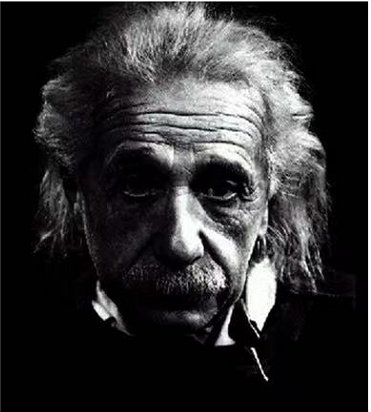
#> input picture test7/img.jpg, 371 x 412 px
$ python process.py
#> lines starting #> are read from the running program, lines starting #| are printed output that depends on the picture
# -*- coding: utf-8 -*-
import cv2
import numpy as np
import matplotlib.pyplot as plt

# 读取原始图像
img = cv2.imread('img.jpg')
#> img is the input picture: shape (412, 371, 3); mean B, G, R 49, 48.1, 48.7

# 图像灰度转换
grayImage = cv2.cvtColor(img, cv2.COLOR_BGR2GRAY)

# 获取图像高度和宽度
height = grayImage.shape[0]
#> height = 412
width = grayImage.shape[1]
#> width = 371

# 创建一幅图像
result1 = np.zeros((height, width), np.uint8)
result2 = np.zeros((height, width), np.uint8)

# 图像线性处理
for i in range(height):
    for j in range(width):
        if (int(grayImage[i, j] + 50) > 255):
            gray = 255
        else:
            gray = int(grayImage[i, j] + 50)

        result1[i, j] = np.uint8(gray)
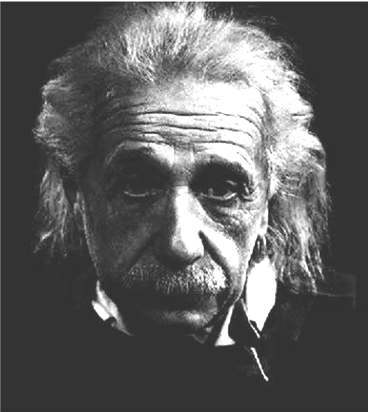
#> result1: shape (412, 371); min 50, max 255, mean 96.3

# 图像灰度非线性变换：DB=DA×DA/255
for i in range(height):
    for j in range(width):
        gray = int(grayImage[i, j]) * int(grayImage[i, j]) / 255
        result2[i, j] = np.uint8(gray)
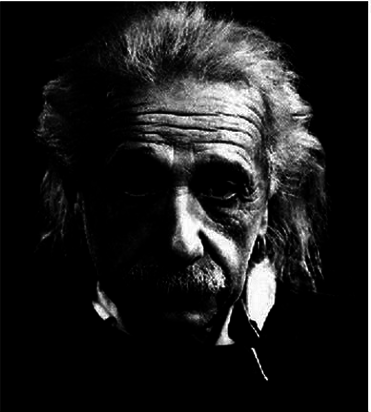
#> result2: shape (412, 371); min 0, max 255, mean 30.2


# 图像分段线性处理
def linear_transform(img):
    height, width = img.shape[:2]
#> height = 412; width = 371
    r1, s1 = 80, 10
    r2, s2 = 140, 200
    k1 = s1 / r1  # 第一段斜率
    k2 = (s2 - s1) / (r2 - r1)  # 第二段斜率
    k3 = (255 - s2) / (255 - r2)  # 第三段斜率
    img_copy = np.zeros_like(img)
    for i in range(height):
        for j in range(width):
            if any(img[i, j] )< r1:
                img_copy[i, j] = k1 * img[i, j]
            elif r1 <= img[i, j] <= r2:
                img_copy[i, j] = k2 * (img[i, j] - r1) + s1
            else:
                img_copy[i, j] = k3 * (img[i, j] - r2) + s2
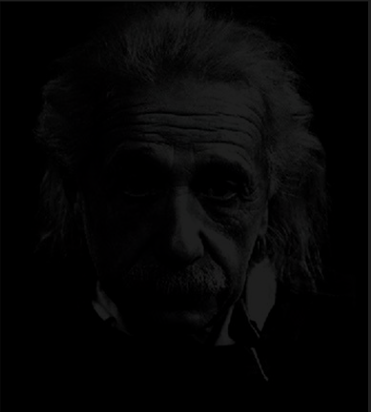
#> img_copy: shape (412, 371, 3); mean B, G, R 5.8, 5.7, 5.8
    return img_copy


result3 = linear_transform(img)

# 显示图像
cv2.imshow("Gray Image", grayImage)
cv2.imshow("Result1", result1)
cv2.imshow("Result2", result2)
cv2.imshow("Result3", result3)

# 等待显示
cv2.waitKey(0)
cv2.destroyAllWindows()
